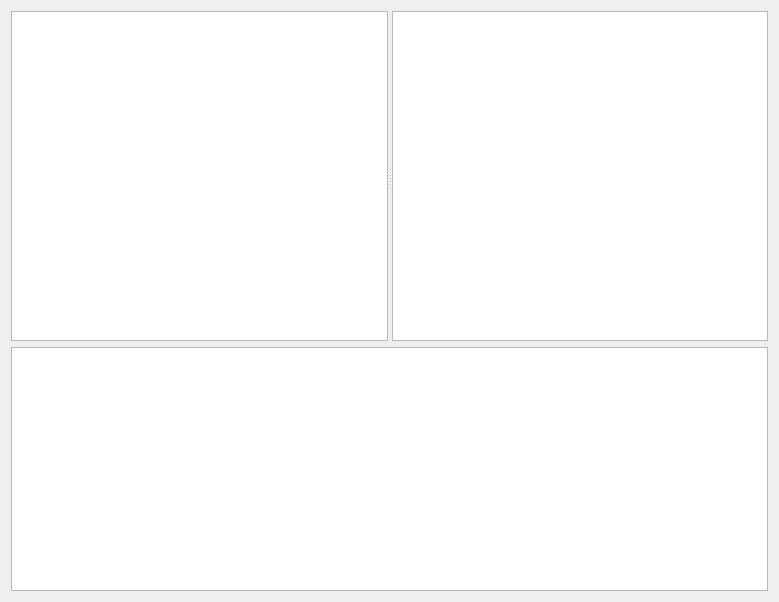
<?xml version="1.0" encoding="UTF-8"?>
<ui version="4.0">
 <class>cFileBrowser</class>
 <widget class="QWidget" name="cFileBrowser">
  <property name="geometry">
   <rect>
    <x>0</x>
    <y>0</y>
    <width>779</width>
    <height>602</height>
   </rect>
  </property>
  <property name="windowTitle">
   <string>Form</string>
  </property>
  <layout class="QGridLayout" name="gridLayout">
   <item row="0" column="0">
    <layout class="QVBoxLayout" name="verticalLayout">
     <item>
      <widget class="QSplitter" name="splitter">
       <property name="orientation">
        <enum>Qt::Horizontal</enum>
       </property>
       <widget class="QTreeView" name="m_lpDirectoryList"/>
       <widget class="QListView" name="m_lpFileList">
        <property name="editTriggers">
         <set>QAbstractItemView::NoEditTriggers</set>
        </property>
        <property name="flow">
         <enum>QListView::LeftToRight</enum>
        </property>
        <property name="resizeMode">
         <enum>QListView::Adjust</enum>
        </property>
        <property name="gridSize">
         <size>
          <width>202</width>
          <height>236</height>
         </size>
        </property>
        <property name="viewMode">
         <enum>QListView::IconMode</enum>
        </property>
       </widget>
      </widget>
     </item>
     <item>
      <widget class="QListView" name="m_lpSelectedList">
       <property name="minimumSize">
        <size>
         <width>0</width>
         <height>244</height>
        </size>
       </property>
       <property name="maximumSize">
        <size>
         <width>16777215</width>
         <height>244</height>
        </size>
       </property>
       <property name="movement">
        <enum>QListView::Free</enum>
       </property>
       <property name="flow">
        <enum>QListView::LeftToRight</enum>
       </property>
       <property name="resizeMode">
        <enum>QListView::Adjust</enum>
       </property>
       <property name="gridSize">
        <size>
         <width>202</width>
         <height>236</height>
        </size>
       </property>
      </widget>
     </item>
    </layout>
   </item>
  </layout>
 </widget>
 <resources/>
 <connections/>
</ui>
